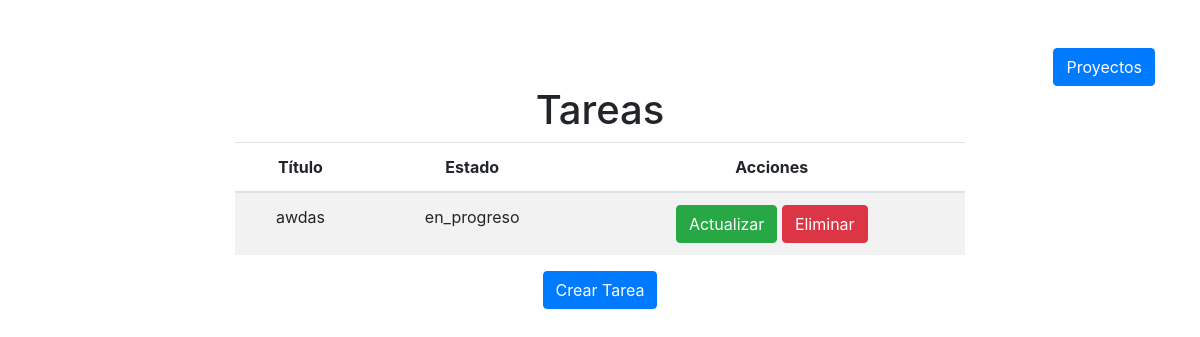
Page /tareas/ on the earlier database version.
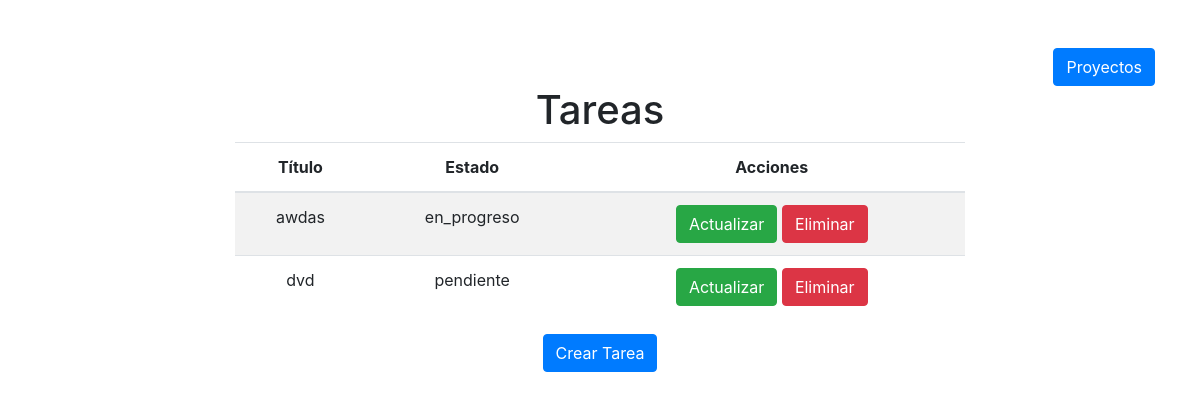
Same page on the later database version.
### ToDoS/models.py (models this page shows, shortened)
class Tarea(models.Model):
    ESTADO_CHOICES = [
        ('pendiente', 'Pendiente'),
        ('en_progreso', 'En Progreso'),
        ('completada', 'Completada'),
    ]
    titulo = models.CharField(max_length=100)
    descripcion = models.TextField()
    estado = models.CharField(max_length=50, choices=ESTADO_CHOICES, default='pendiente')
    fecha_creacion = models.DateField(auto_now_add=True)
    fecha_limite = models.DateField()
    usuario = models.ForeignKey(User, on_delete=models.CASCADE)
    proyecto = models.ForeignKey(Proyecto, on_delete=models.CASCADE)

### ToDoS/views.py (the view)
# urls.py: path('tareas/', lista_tareas, name='lista_tareas'),
def lista_tareas(request):
    tareas = Tarea.objects.all()
    return render(request, 'lista_tareas.html', {'tareas': tareas})

### templates/lista_tareas.html (shortened to what this page needs)
<!DOCTYPE html>
<html>
<head>
    <link href="https://stackpath.bootstrapcdn.com/bootstrap/4.5.2/css/bootstrap.min.css" rel="stylesheet">
</head>
<body>
    <div class="container mt-5">
        <div class="text-right mt-3">
            <a href="{% url 'lista_proyectos' %}" class="btn btn-primary">Proyectos</a>
        </div>
        <h1 class="text-center">Tareas</h1>
        <div class="row justify-content-center">
            <div class="col-md-8">
                <table class="table table-striped">
                    <thead>
                        <tr>
                            <th class="text-center" scope="col">Título</th>
                            <th class="text-center" scope="col">Estado</th>
                            <th class="text-center" scope="col">Acciones</th>
                        </tr>
                    </thead>
                    <tbody>
                        {% for tarea in tareas %}
                            <tr>
                                <td class="text-center">{{ tarea.titulo }}</td>
                                <td class="text-center">{{ tarea.estado }}</td>
                                <td class="text-center">
                                    <div class="text-center">
                                        <a href="{% url 'actualizar_tarea' tarea.pk %}" class="btn btn-success">Actualizar</a>
                                        <a href="{% url 'eliminar_tarea' tarea.pk %}" class="btn btn-danger">Eliminar</a>
                                    </div>
                                </td>
                            </tr>
                        {% endfor %}
                    </tbody>
                </table>
                <div class="text-center mt-3">
                    <a href="{% url 'crear_tarea' %}" class="btn btn-primary">Crear Tarea</a>
                </div>
            </div>
        </div>
    </div>
</body>
</html>

Differences in the rows shown:
added Tarea: titulo "dvd", estado "pendiente"
